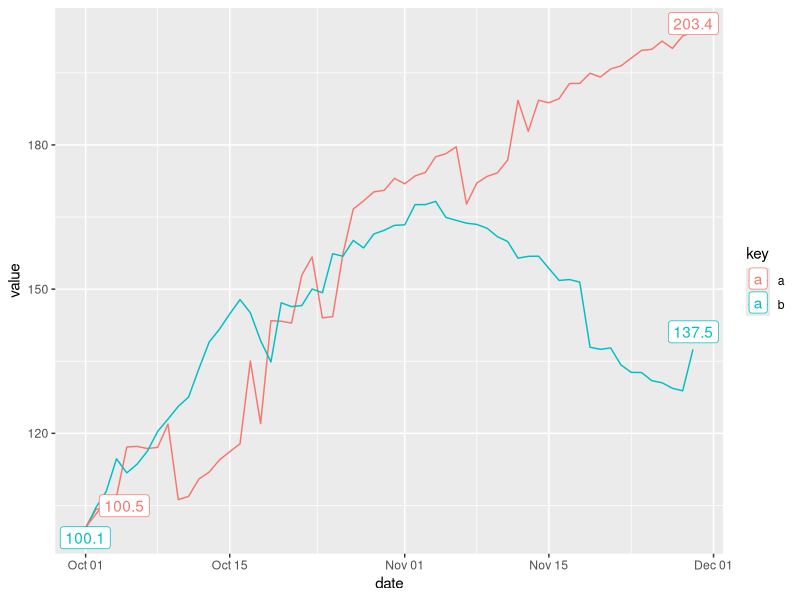
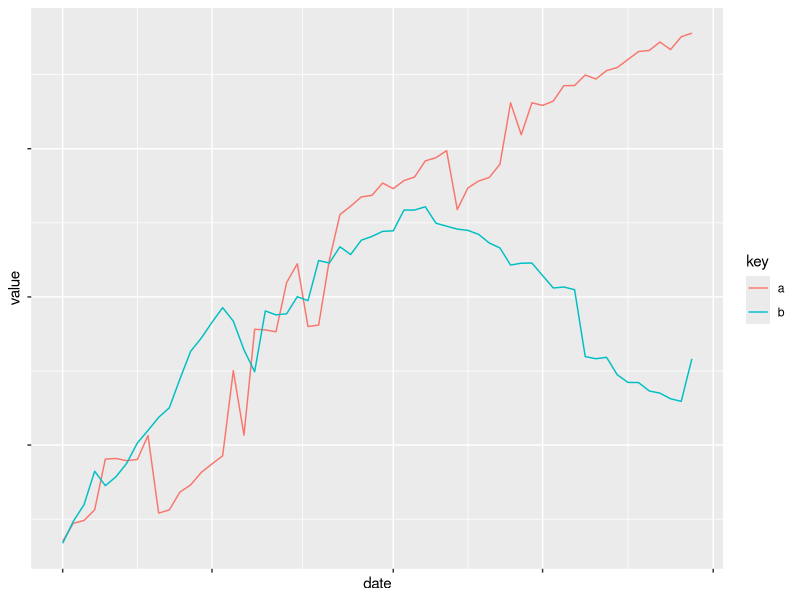
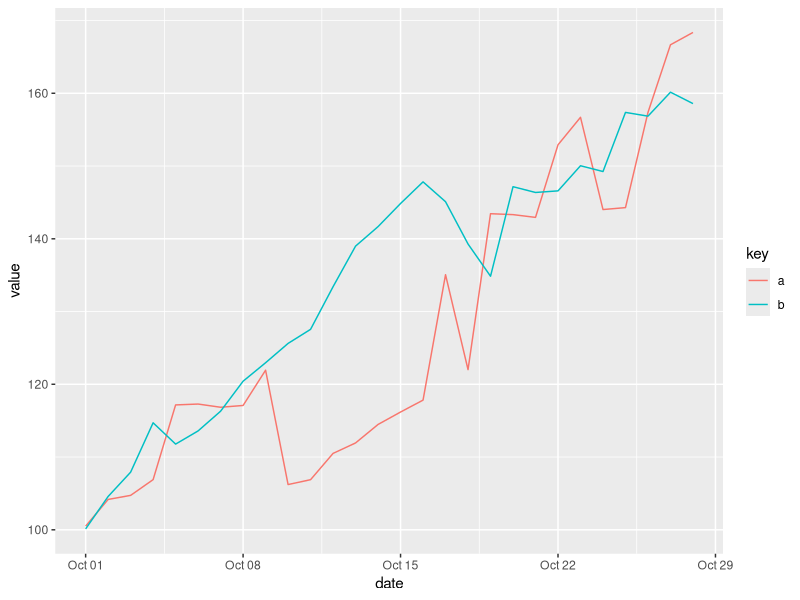
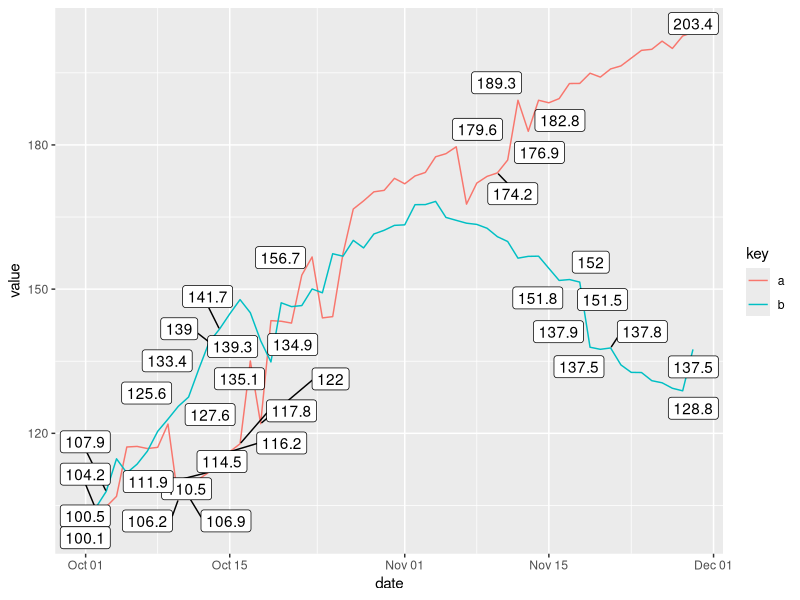
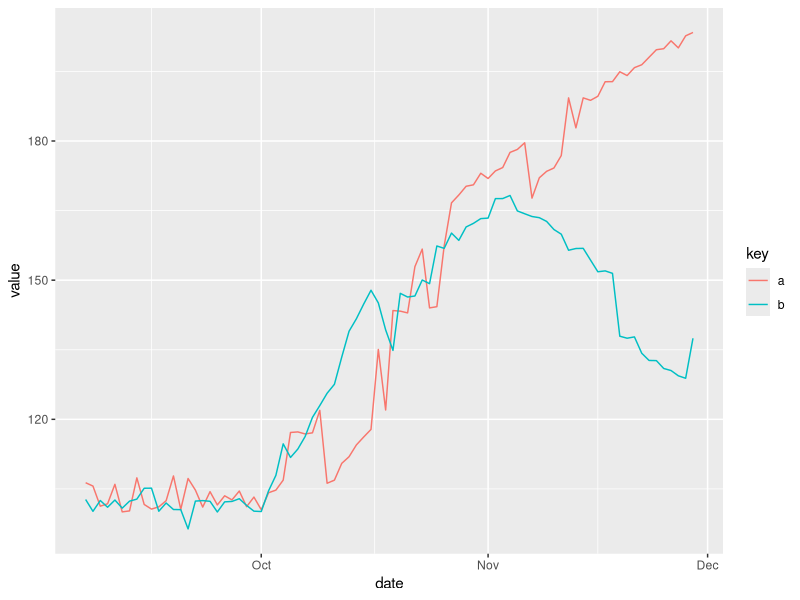

Source code (R) for these figures, in order:
# Chart of with time on the x and y axis
library(ggplot2)
library(dplyr)

series <- readr::read_csv("timeline-playground/series-Table 1.csv") %>%
  tidyr::gather(key, value, - date)

too_much_x <- series %>%
  filter(key %in% c("a", "b")) %>%
  ggplot(aes(x = date,
             y = value,
             color = key)) +
  geom_line()

just_right_lab_dates <- c(as.Date("2018-10-01"),
                          as.Date("2018-11-29"))

just_right_labs <- series %>%
  filter(date %in% just_right_lab_dates) %>%
  filter(date >= as.Date("2018-10-01")) %>%
  mutate(date_int = as.integer(date)) %>%
  filter(key %in% c("a", "b"))



just_right <- series %>%
  filter(date >= as.Date("2018-10-01")) %>%
  filter(key %in% c("a", "b")) %>%
  ggplot(aes(x = date,
             y = value,
             color = key)) +
  geom_line() +
  ggrepel::geom_label_repel(data = just_right_labs, aes(x = date,
                                        y = value,
                                        label = round(value,1),
                                        color = key))
  

too_little_x <- series %>%
  filter(date >= as.Date("2018-10-01"),
         date <= as.Date("2018-10-28")) %>%
  filter(key %in% c("a", "b")) %>%
  ggplot(aes(x = date,
             y = value,
             color = key)) +
  geom_line()

too_little_label <- series %>%
  filter(date >= as.Date("2018-10-01")) %>%
  filter(key %in% c("a", "b")) %>%
  ggplot(aes(x = date,
             y = value,
             color = key)) +
  geom_line() +
  theme(axis.text = element_blank())

too_much_label <- series %>%
  filter(date >= as.Date("2018-10-01")) %>%
  filter(key %in% c("a", "b")) %>%
  ggplot(aes(x = date,
             y = value, label = round(value,1))) +
  geom_line(aes(color =  key)) + ggrepel::geom_label_repel()


